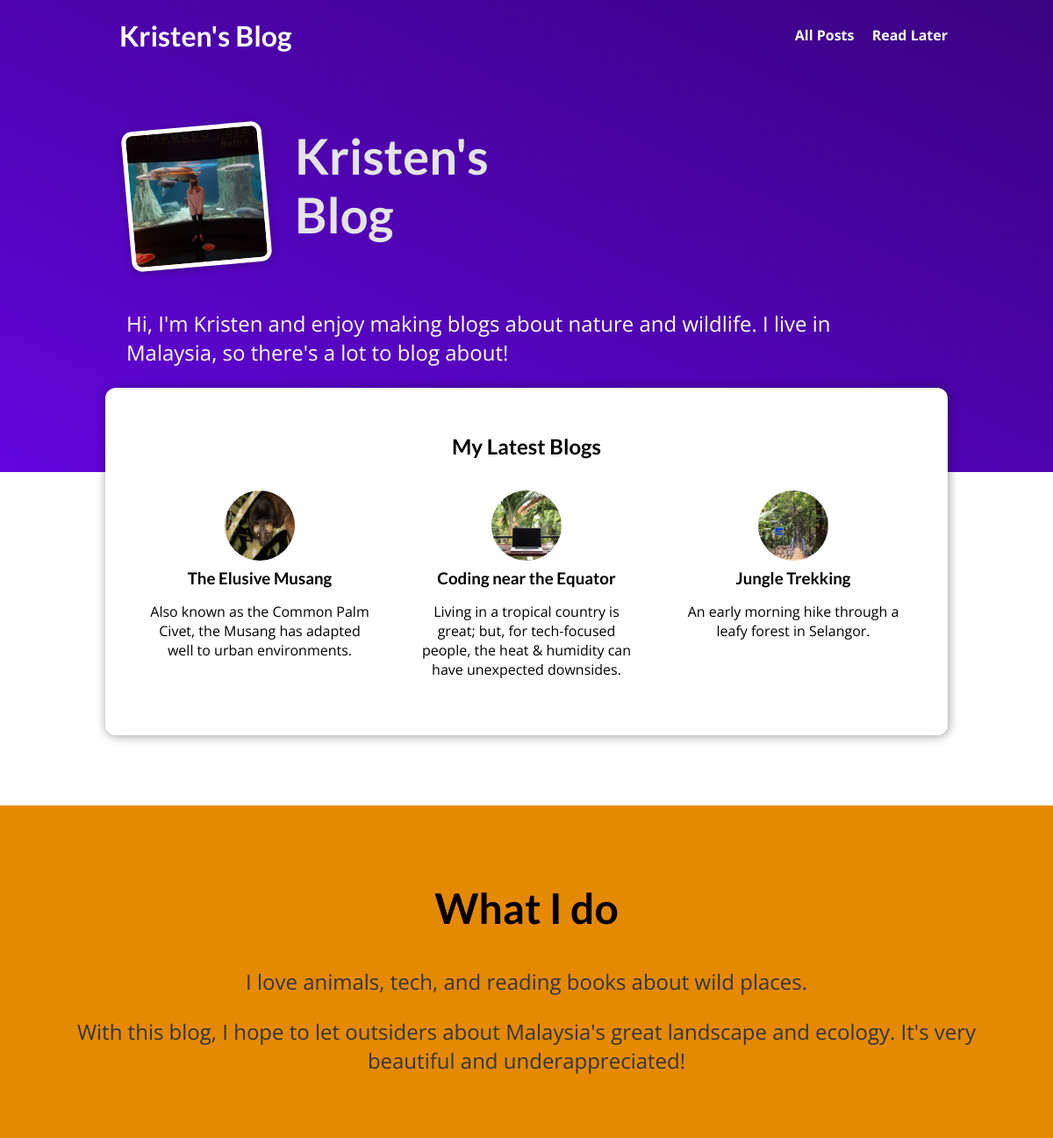
The page / on the database its author committed.
### blog/models.py (models this page shows, shortened)
class Post(models.Model):
    title = models.CharField(max_length=140)
    excerpt = models.CharField(max_length=300)
    image_name = models.ImageField(upload_to="images", null=True)
    date = models.DateField()
    slug = models.CharField(max_length=200, default="", unique=True, db_index=True)
    content = models.TextField()
    author = models.ForeignKey(Author, null=True, on_delete=models.SET_NULL)
    tags = models.ManyToManyField(Tag, blank=True)

### blog/views.py (the view)
# urls.py: path("", views.IndexView.as_view(), name="index"),
class IndexView(ListView):
    model = Post
    context_object_name = "latest_posts"
    template_name = "blog/index.html"
    def get_queryset(self):
        queryset = Post.objects.all().order_by('-date')[:3]
        return queryset

### blog/templates/blog/index.html (shortened to what this page needs)
{% extends "base.html" %}
{% load static %}
{% block page_css %}
    <link rel="stylesheet" href="{% static 'blog/post.css' %}">
    <link rel="stylesheet" href="{% static 'blog/index.css' %}">
{% endblock %}
{% block content %}
    {% include "blog/includes/header.html" %}
    <section id="welcome">
        <header>
            <img src="{% static 'blog/images/kristen_aquarium.jpg' %}" alt="Kristen - The Author of this Blog" />
            <h2>Kristen's Blog</h2>
        </header>
        <p>Hi, I'm Kristen and enjoy making blogs about nature and wildlife. I live in Malaysia, so there's a lot to blog about!</p>
    </section>
    <section id="latest-posts">
        <h2>My Latest Blogs</h2>
        <ul>
            {% for post in latest_posts %}
                {% include "blog/includes/post.html" with blog_post=post %}
            {% endfor %}
        </ul>
    </section>
    <section id="about">
        <h2>What I do</h2>
        <p>I love animals, tech, and reading books about wild places.</p>
        <p>
            With this blog, I hope to let outsiders about Malaysia's great landscape and ecology. It's very beautiful and underappreciated!
        </p>
    </section>
{% endblock %}

### blog/templates/blog/includes/post.html
{% load static %}
<li>
    <article class="post">
        <a href="{% url 'post' blog_post.slug %}">
            <img src="{{ blog_post.image_name.url }}" alt={{blog_post.title}} />
            <div class="post__content">
                <h3>{{ blog_post.title }}</h3>
                <p>{{ blog_post.excerpt }}</p>
            </div>
        </a>
    </article>
</li>

### static/app.css (style rules this page uses)
* { box-sizing: border-box; }
html { font-family: 'Open Sans', 'Lato', sans-serif; }
body { margin: 0; }
h1, h2, h3 { font-family: 'Lato', sans-serif; font-weight: bold; }

### blog/static/blog/post.css (style rules this page uses)
.post { display: flex; flex-direction: column; align-items: center; text-align: center; }
.post a { text-decoration: none; color: black; transition: all 0.2s ease; padding: 1rem; }
.post img { width: 5rem; height: 5rem; object-fit: cover; border-radius: 50%; }
.post h3 { margin: 0.25rem 0; }

### blog/static/blog/index.css (style rules this page uses)
#welcome { background: linear-gradient(to right top, #6305dd, #390281); padding: 6rem 12%; }
#welcome header { display: flex; align-items: flex-start; margin: 3rem auto; }
#welcome img { width: 10rem; height: 10rem; object-fit: cover; object-position: top; border: 5px solid white; border-radius: 12px; background-color: #ffe1bf; transform: rotateZ(-5deg); box-shadow: 0 2px 8px rgba(0, 0, 0, 0.25); }
#welcome h2 { font-size: 3.5rem; margin: 0 0 0 2rem; color: #e4e4e4; width: 10rem; }
#welcome p { color: white; font-size: 1.5rem; }
#latest-posts { background-color: white; padding: 2rem; border-radius: 12px; width: 60rem; margin: -6rem auto 2rem auto; box-shadow: 1px 1px 12px rgba(0, 0, 0, 0.4); }
#latest-posts h2 { text-align: center; }
#latest-posts ul { list-style: none; margin: 0; padding: 0; display: flex; gap: 1rem; }
#latest-posts li { flex: 1; }
#about { text-align: center; padding: 3rem; background-color: #e48900; margin-top: 5rem; }
#about h2 { font-size: 3rem; }
#about p { font-size: 1.5rem; color: #353535; }
.post { display: flex; flex-direction: column; align-items: center; text-align: center; }
.post a { text-decoration: none; color: black; transition: all 0.2s ease; padding: 1rem; }
.post img { width: 5rem; height: 5rem; object-fit: cover; border-radius: 50%; }
.post h3 { margin: 0.25rem 0; }

### rows shown on the page
Post: image_name (picture), title "The Elusive Musang", excerpt "Also known as the Common Palm Civet, the Musang has adapted well to urban environments."
Post: image_name (picture), title "Coding near the Equator", excerpt "Living in a tropical country is great; but, for tech-focused people, the heat & humidity can have unexpected downsides."
Post: image_name (picture), title "Jungle Trekking", excerpt "An early morning hike through a leafy forest in Selangor."
